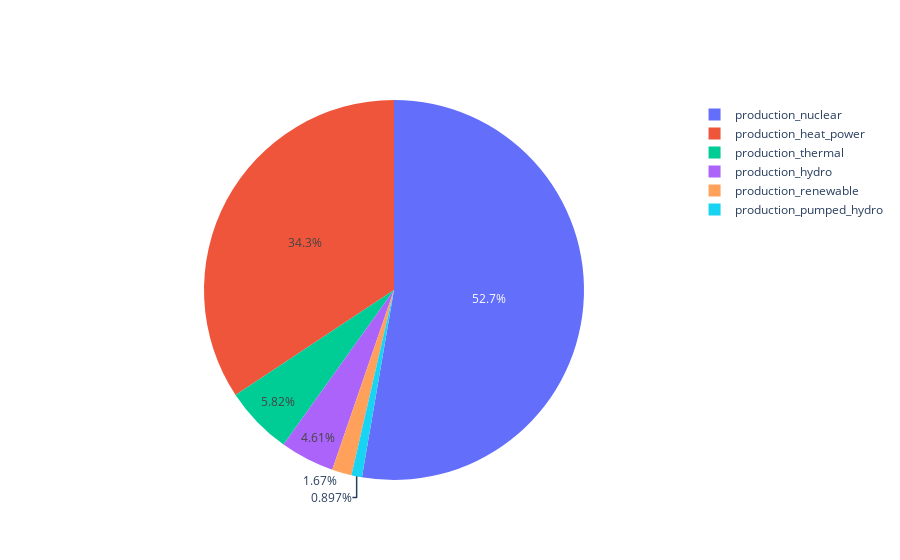

Notebook code cell kept with this figure:
### Code cell
fig = go.Figure(data=[go.Pie(labels=inner_df.index, values=inner_df.values)])
fig.show()

### Figure 1 — Plotly figure (JSON) as saved in the notebook; plotly's stock layout.template omitted (floating-point values rounded to 4 significant figures)
{"data": [{"labels": ["production_nuclear", "production_thermal", "production_renewable", "production_heat_power", "production_hydro", "production_pumped_hydro"], "type": "pie", "values": [564688945, 62322165, 17915257, 367600655, 49355631, 9608838]}], "layout": {"autosize": true}}
